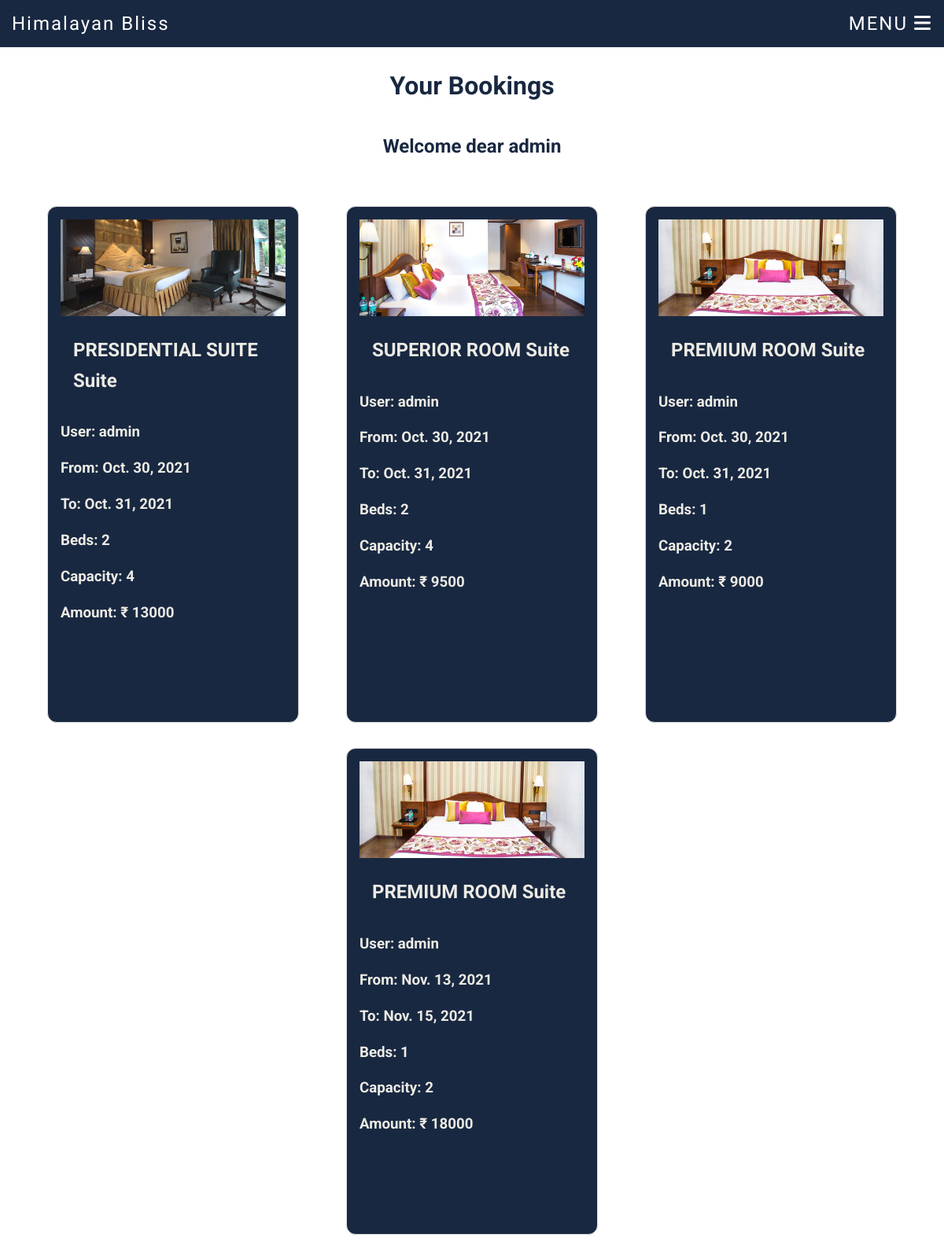
/booking_list/ (signed in), run on the app's committed database.
### hotel/models.py (models this page shows, shortened)
class Booking(models.Model):
    user=models.ForeignKey(settings.AUTH_USER_MODEL,on_delete=models.CASCADE)
    room=models.ForeignKey(Room,on_delete=models.CASCADE)
    check_in=models.DateField()
    check_out=models.DateField()
    amount= models.CharField(max_length=100, default=0)
    paid=models.BooleanField(default= False)
    order_id=models.CharField(max_length=100, default='a')
    payment_id=models.CharField(max_length=100, default='a')
    def get_room_category(self):
        room_categories=dict(self.room.ROOM_CATEGORIES)
        room_category=room_categories.get(self.room.category)
        return room_category
    def get_cancel_booking_url(self):
        return reverse_lazy('hotel:CancelBookingView',args=[self.pk, ])

class Room(models.Model):
    ROOM_CATEGORIES=(
        ('PR','PREMIUM ROOM'),
        ('SU','SUPERIOR ROOM'),
        ('SR','SUITE ROOM'),
        ('HS','HILL VIEW SUITE'),
        ('PS','PRESIDENTIAL SUITE'),
    )
    ROOM_DESCS=(
        ('PR','Ideal for a family of 2-3, these rooms are approximately 200 to 300 sq. ft. in size and have mini refrigerator, hair dryer, complimentary tea/coffee maker, heating system, hot & cold water facility.'),
        ('SU','Approximately 200 to 300 sq. ft. in size, surrounded by a spectacular mountain & garden view, each of these rooms has a mini refrigerator, hair dryer, tea/coffee maker, centralised heating system and hot & cold water facility.'),
        ('SR','About 300 to 350 sq. ft. in size, with 2 rooms – one master bed room and one sitting room – along with a sofa cum bed, these rooms have a mini refrigerator, hair dryer, tea/coffee maker, Heating system, Hot & Cold water facility and 2 TVs.'),
        ('HS','Approximately 300 to 350 sq. ft. in size, with 2 rooms and surrounding view of mountains, these rooms have mini refrigerator, hair dryer, tea and coffee maker, centralised Heating system, hot & cold water facility and 2 TVs.'),
        ('PS','Spread over 600 sq. ft., this suite is the best in Nainital that offers an array of facilities including a valet for the entire stay. It can accommodate a family of up to 4 people and comes equipped with a built-in bar and sitting area.'),
    )
    ROOM_DETAILS=(
            ('PR',['Centrally Hot and Cold Water','TV with Cable connection','Direct dailing','Writing Desk','Wardrobe','Tea and coffee-maker','Sitting out area and face the lawns','New and better quality mattress','Room linen']),
            ('SU',['Room facilities are furnished with aesthetic luxury','Centrally Hot & Cold Water','TV with cable connection','Direct dialing','Writing Desk','Wardrobe','Tea and coffee-maker']),
            ('SR',['Centrally Hot & Cold Water','2 Flat screen TV','Direct dialing','Writing Desk','Wardrobe','Tea and coffee-maker','Mini refrigerator']),
            ('HS',['Aesthetic luxury','Centrally Hot & Cold Water','TV with cable connection','Direct dialing','Writing Desk','Wardrobe','Tea and coffee-maker','Mini bar']),
            ('PS',['Aesthetic luxury','Centrally Hot & Cold Water','TV with cable connection','Direct dailing','Writing Desk','Wardrobe','Tea and coffee-maker']),
        )
    number = models.IntegerField()
    category=models.CharField(max_length=3,choices=ROOM_CATEGORIES)
    beds=models.IntegerField()
    capacity=models.IntegerField()
    rate=models.IntegerField()

### hotel/views.py (the view, shortened to what this page needs)
# urls.py: path('booking_list/', BookingListView.as_view(),name='BookingListView'),
class BookingListView(ListView):
    model=Booking
    def get(self,request,*args,**kwargs):
        if self.request.user.is_staff:
            booking_list=Booking.objects.all()
            context={
                'booking_list':booking_list,
            }
            return render(request,'booking_list_view.html',context)

### hotel/templates/booking_list_view.html (shortened to what this page needs)
{% extends 'base.html' %}
{% load static %}
    {% block links %}
    <link rel="stylesheet" href="{% static 'hotel/CSS/booking_list_view.css' %}">
    {% endblock links %}
{% block content %}
    <div class="content">
        <div class="headerr">
            <div class="headings">
                <h1 style="color: #192841;font-family: 'Roboto', sans-serif">Your Bookings</h1>
                <h2 style="color: #192841;font-family: 'Roboto', sans-serif">Welcome dear {{user}}</h2>
            </div>
        </div>
        <div class="bookings">
            {% for booking in booking_list %}
            <div class="booking">
                <img src="/static/hotel/images/{{ booking.room.category }}.jpg"
                    alt="">
                <div   class="category">
                    <h2 style="font-family: 'Roboto', sans-serif">{{booking.get_room_category}} Suite</h2>
                </div>
                <div class="from">
                    <h3 style="font-family: 'Roboto', sans-serif">User: {{booking.user}}</h3>
                </div>
                <div class="from">
                    <h3 style="font-family: 'Roboto', sans-serif">From: {{booking.check_in}}</h3>
                </div>
                <div class="to">
                    <h3 style="font-family: 'Roboto', sans-serif">To: {{booking.check_out}}</h3>
                </div>
                <div class="beds">
                    <h3 style="font-family: 'Roboto', sans-serif">Beds: {{booking.room.beds}}</h3>
                </div>
                <div class="capacity">
                    <h3 style="font-family: 'Roboto', sans-serif">Capacity: {{booking.room.capacity}}</h3>
                </div>
                <div class="Rate">
                    <h3 style="font-family: 'Roboto', sans-serif">Amount: &#8377; {{booking.amount}}</h3>
                </div>
                <div class="cancel"><a href="{{booking.get_cancel_booking_url}}" class="invisible"></a></div>
                <div id="pdf" class=" cancel" ><a href="{% url 'hotel:booking_render_pdf_view' booking.pk %}" class="invisible"></a></div>
            </div>
            {% endfor %}
        </div>
    {% endblock content %}

### hotel/templates/base.html (shortened to what this page needs)
{% load static %}
<!DOCTYPE html>
<html lang="en">
<head>
        <link rel="stylesheet" href="{% static 'hotel/CSS/room_list_view.css' %}">
        {% block links %}{% endblock links %}
</head>
<body>
    <div style="background-color: #192841; font-size : 1.5rem" class = "head-top">
        <div class = "site-name">
            <span style="font-family: 'Roboto', sans-serif;">Himalayan Bliss</span>
        </div>
        <div class = "site-nav">
            <span style="font-family: 'Roboto', sans-serif;" id = "nav-btn">MENU <i class = "fas fa-bars"></i></span>
        </div>
    </div>
{% block content %}{% endblock content %}
</body>
</html>

### hotel/static/hotel/CSS/room_list_view.css (style rules this page uses)
a { text-decoration: none; }
:root { --transition: all 0.7s ease; --yellow: #f9d342; --dark: #292826; }
* { box-sizing: border-box; padding: 0; margin: 0; font-family: 'Roboto', sans-serif; }
html { scroll-behavior: smooth; }
body { line-height: 1.6; }
h1, h2, h3, h4, h5, h6 { padding: 8px 0; }
img { width: 100%; display: block; }
.head-top { display: flex; justify-content: space-between; align-items: center; }
.head-top span { cursor: pointer; letter-spacing: 2px; transition: var(--transition); }

### hotel/static/hotel/CSS/booking_list_view.css (style rules this page uses)
* { padding:0; margin:0; box-sizing: border-box; font-family: 'Roboto', sans-serif; }
body { font-family: 'Roboto', sans-serif; background-color: white; color: rgb(236, 235, 228); line-height: 1.5; font-size: 1rem; text-align: center; }
.content { display: flex; flex-direction: column; }
.headerr { flex: 1; display: flex; flex-flow: row-reverse wrap; justify-content: space-evenly; align-items: center; }
.headings { flex:1.5; }
.bookings { margin-top: 2rem; flex:1; display: flex; flex-direction: row; flex-wrap: wrap; justify-content: space-evenly; }
.booking { flex:1; max-width:20vw; min-width: 20rem; text-align: left; border: 1px solid #dbdbdb; padding:1rem; border-radius: 0.75rem; background-color: #192841; margin-bottom: 2rem; }
img { max-width: 100%; }
h1,h2 { margin:1rem; }

### data on the page
Booking: shows a picture, get_room_category "PRESIDENTIAL SUITE", user "admin", check_in "Oct. 30, 2021", check_out "Oct. 31, 2021", room.beds "2", room.capacity "4", amount "13000"
Booking: shows a picture, get_room_category "SUPERIOR ROOM", user "admin", check_in "Oct. 30, 2021", check_out "Oct. 31, 2021", room.beds "2", room.capacity "4", amount "9500"
Booking: get_room_category "PREMIUM ROOM", user "admin", check_in "Oct. 30, 2021", check_out "Oct. 31, 2021", room.beds "1", room.capacity "2", amount "9000"
Booking: get_room_category "PREMIUM ROOM", user "admin", check_in "Nov. 13, 2021", check_out "Nov. 15, 2021", room.beds "1", room.capacity "2", amount "18000"

### other printed values
{{ user }} "admin"
